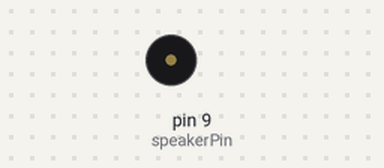
A sketch run on a simulated Arduino Uno, built with avr-gcc and run on an emulated ATmega328P. Parts: buzzer (waves = sounding).

Above: at 2.4 s.
At 6.45 s:
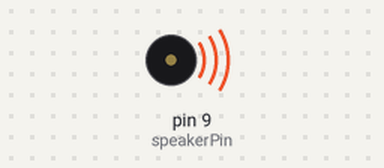
Timing chart, 0 to 7.5 s (numbered marks = the images above):
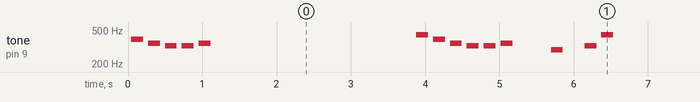

The sketch:

Sound.ino
```cpp
int speakerPin = 9;

#define NUM_NOTES 29
String notes = "gfeef            agfeef  d ea";// space represents a rest
int tempo = 150;

void playTone(int tone, int duration) {
  for (long i = 0; i < duration * 1000L; i += tone * 2) {
    digitalWrite(speakerPin, HIGH);
    delayMicroseconds(tone);
    digitalWrite(speakerPin, LOW);
    delayMicroseconds(tone);
  }
}

void playNote(char note, int duration) {
  char names[] = { 'c', 'd', 'e', 'f', 'g', 'a', 'b', 'C' };
  int tones[] = { 1915, 1700, 1519, 1432, 1275, 1136, 1014, 956 };

  // play the tone corresponding to the note name
  for (int i = 0; i < 8; i++) {
    if (names[i] == note) {
      playTone(tones[i], duration);
    }
  }
}

void setup() {
  pinMode(speakerPin, OUTPUT);
}

void loop() {
  for (int i = 0; i < NUM_NOTES; i++) {
    if (notes[i] == ' ') {
      delay(tempo); // rest
    } else {
      playNote(notes[i], tempo);
    }

    delay(tempo / 2);
  }

    delay(5000);
}
```

Measured:
- by itself, tone on pin 9 (speakerPin): plays 391 Hz for 0.16 s, 348 Hz for 0.16 s, 328 Hz for 0.16 s, 328 Hz for 0.16 s, 348 Hz for 0.16 s, 438 Hz for 0.16 s … (159 notes in this stretch)
